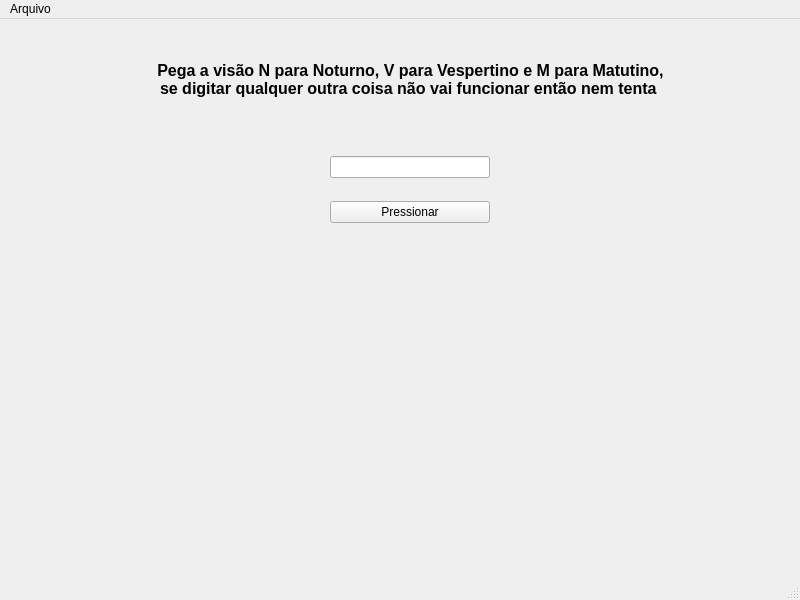
<?xml version="1.0" encoding="UTF-8"?>
<ui version="4.0">
 <class>MainWindow</class>
 <widget class="QMainWindow" name="MainWindow">
  <property name="geometry">
   <rect>
    <x>0</x>
    <y>0</y>
    <width>800</width>
    <height>600</height>
   </rect>
  </property>
  <property name="windowTitle">
   <string>MainWindow</string>
  </property>
  <widget class="QWidget" name="centralwidget">
   <widget class="QLabel" name="label">
    <property name="geometry">
     <rect>
      <x>150</x>
      <y>0</y>
      <width>521</width>
      <height>121</height>
     </rect>
    </property>
    <property name="font">
     <font>
      <pointsize>12</pointsize>
      <weight>75</weight>
      <bold>true</bold>
     </font>
    </property>
    <property name="text">
     <string>Pega a visão N para Noturno, V para Vespertino e M para Matutino, se digitar qualquer outra coisa não vai funcionar então nem tenta </string>
    </property>
    <property name="alignment">
     <set>Qt::AlignCenter</set>
    </property>
    <property name="wordWrap">
     <bool>true</bool>
    </property>
   </widget>
   <widget class="QWidget" name="verticalLayoutWidget">
    <property name="geometry">
     <rect>
      <x>330</x>
      <y>120</y>
      <width>160</width>
      <height>102</height>
     </rect>
    </property>
    <layout class="QVBoxLayout" name="verticalLayout">
     <item>
      <widget class="QLineEdit" name="lineEdit">
       <property name="alignment">
        <set>Qt::AlignCenter</set>
       </property>
      </widget>
     </item>
     <item>
      <widget class="QPushButton" name="pushButton">
       <property name="text">
        <string>Pressionar</string>
       </property>
      </widget>
     </item>
    </layout>
   </widget>
   <widget class="QLabel" name="label_2">
    <property name="geometry">
     <rect>
      <x>280</x>
      <y>250</y>
      <width>251</width>
      <height>181</height>
     </rect>
    </property>
    <property name="font">
     <font>
      <pointsize>12</pointsize>
      <weight>75</weight>
      <bold>true</bold>
     </font>
    </property>
    <property name="text">
     <string/>
    </property>
    <property name="alignment">
     <set>Qt::AlignCenter</set>
    </property>
   </widget>
  </widget>
  <widget class="QMenuBar" name="menubar">
   <property name="geometry">
    <rect>
     <x>0</x>
     <y>0</y>
     <width>800</width>
     <height>21</height>
    </rect>
   </property>
   <widget class="QMenu" name="menuArquivo">
    <property name="title">
     <string>Arquivo</string>
    </property>
    <addaction name="actionNovo"/>
    <addaction name="actionSalvar"/>
    <addaction name="actionAbrir"/>
    <addaction name="actionSair"/>
   </widget>
   <addaction name="menuArquivo"/>
  </widget>
  <widget class="QStatusBar" name="statusbar"/>
  <action name="actionSalvar">
   <property name="text">
    <string>Salvar</string>
   </property>
  </action>
  <action name="actionSair">
   <property name="text">
    <string>Sair</string>
   </property>
  </action>
  <action name="actionNovo">
   <property name="text">
    <string>Novo</string>
   </property>
  </action>
  <action name="actionAbrir">
   <property name="text">
    <string>Abrir</string>
   </property>
  </action>
 </widget>
 <resources/>
 <connections/>
</ui>
